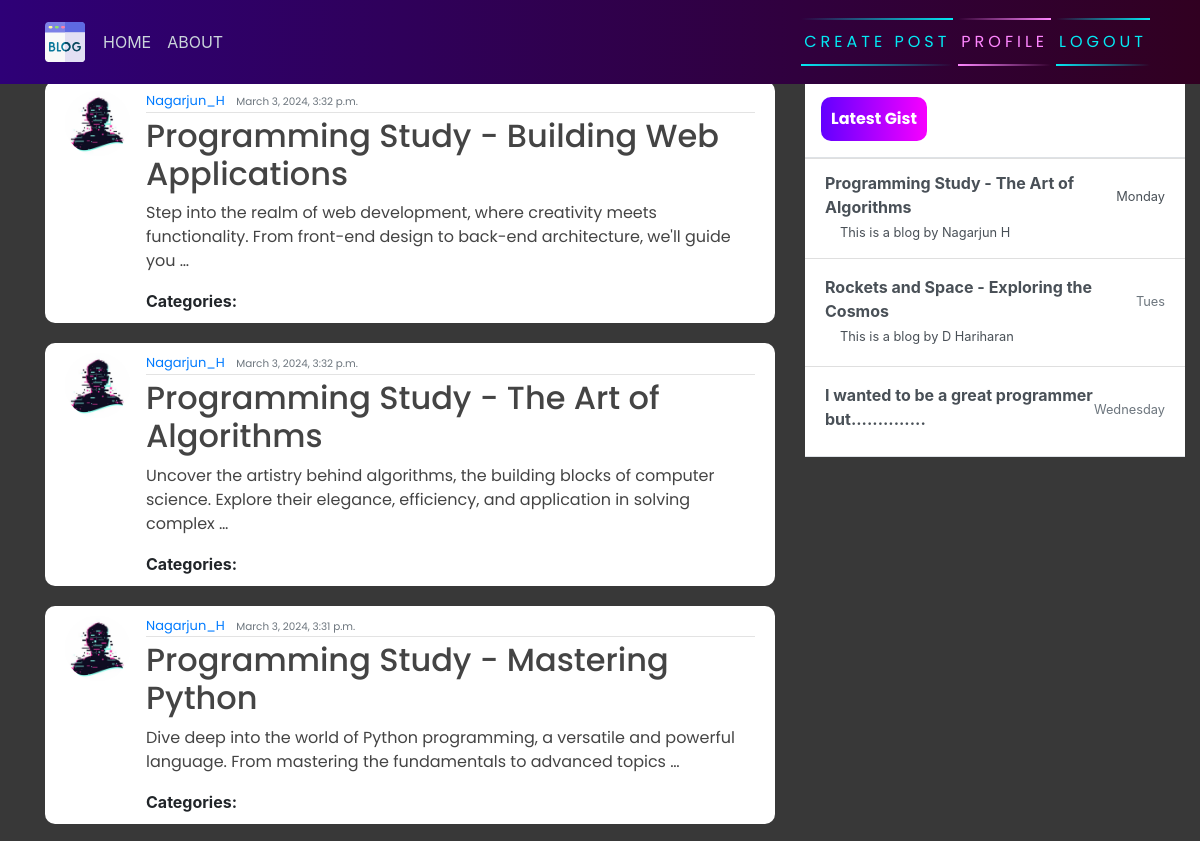
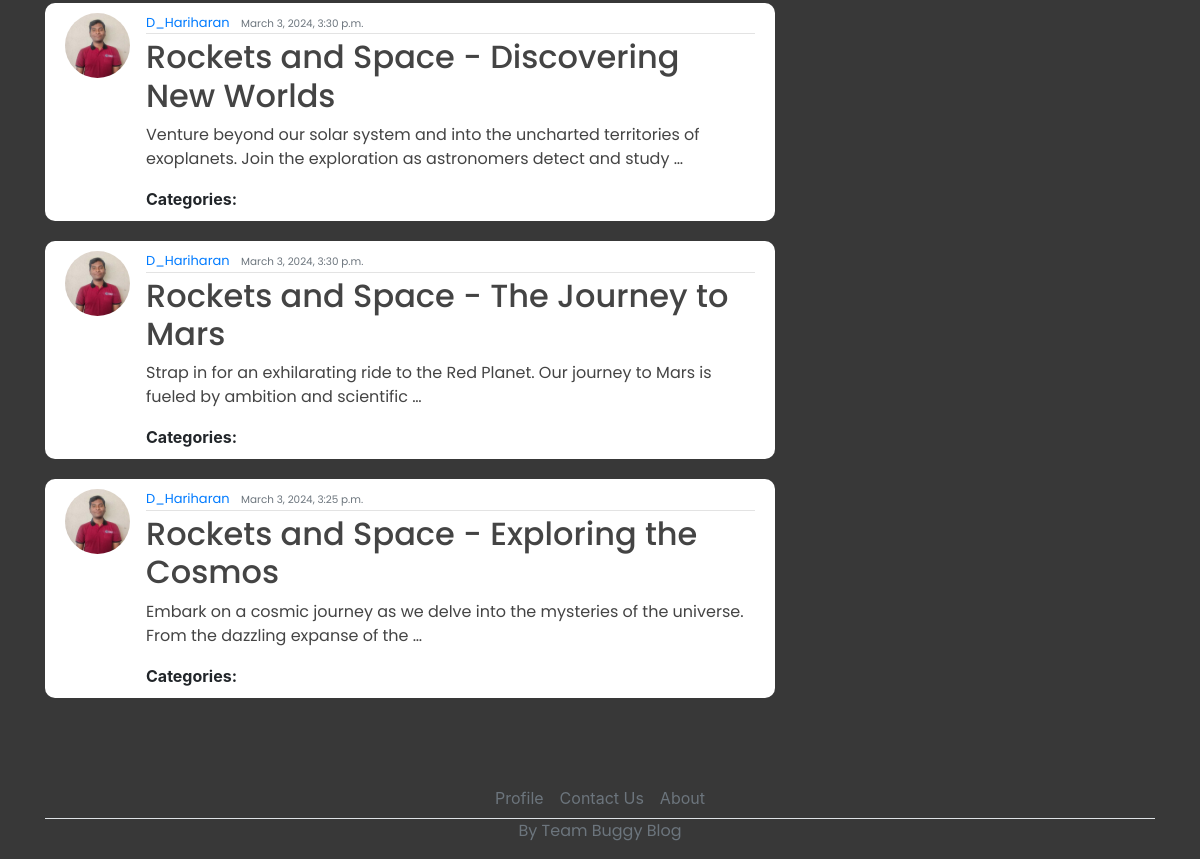
Page / (signed in) on the earlier database version (2 pictures, top to bottom).
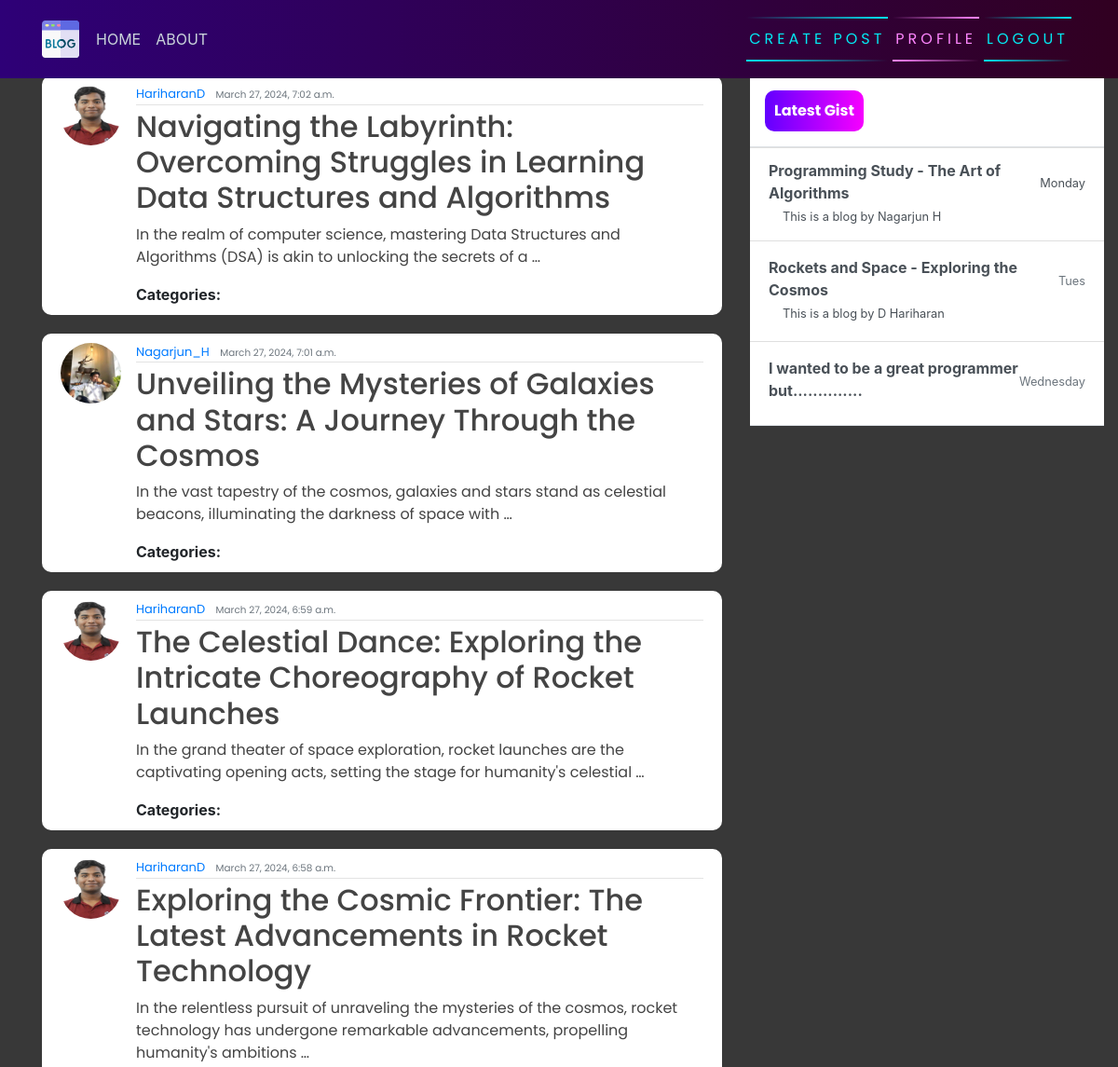
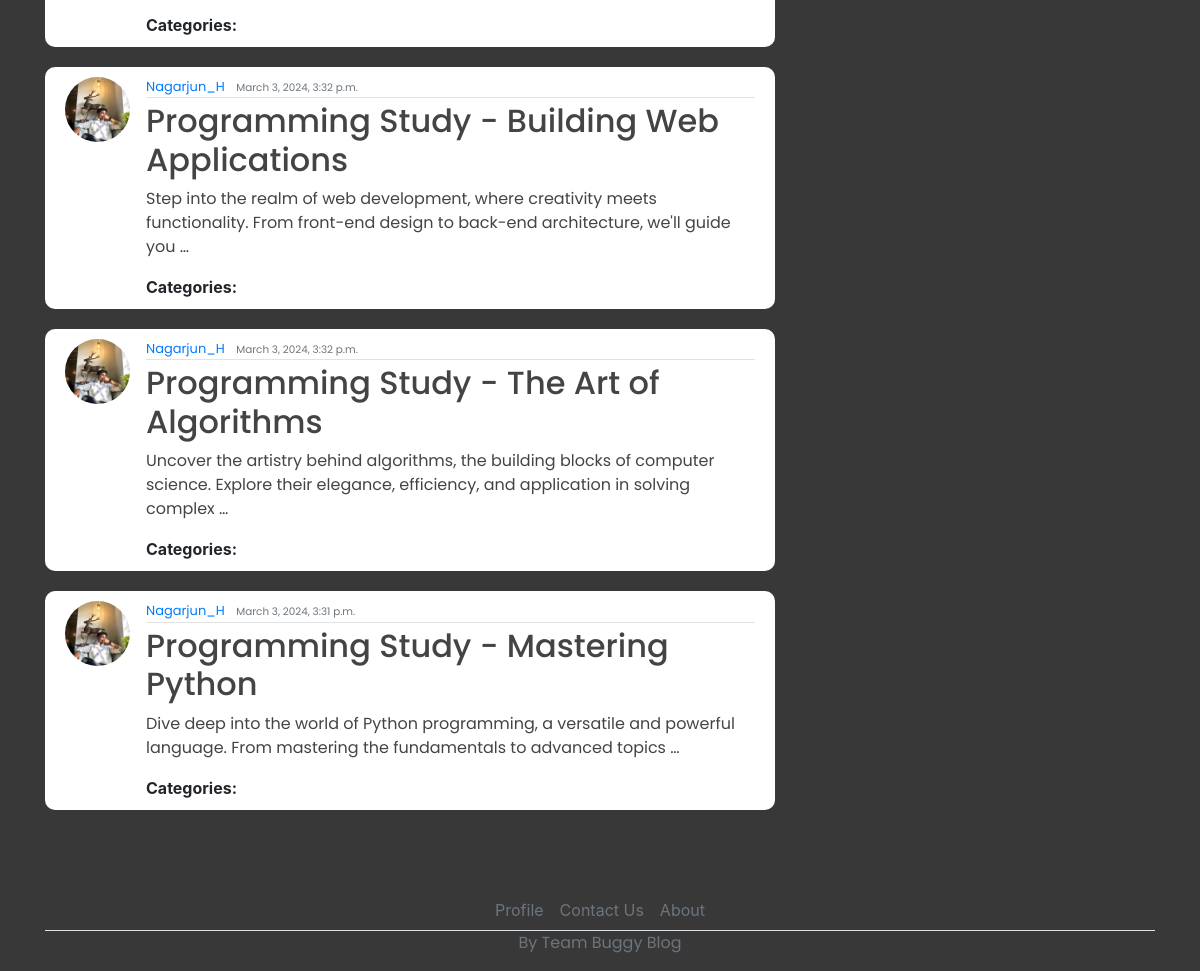
Same page on the later database version (2 pictures, top to bottom).
### blog/models.py (models this page shows, shortened)
class Post(models.Model):
    title = models.CharField(max_length=200)
    content = models.TextField()
    date_posted = models.DateTimeField(default=timezone.now)
    author = models.ForeignKey(User, on_delete=models.CASCADE)

### users/models.py (models this page shows, shortened)
class Profile(models.Model):
    user = models.OneToOneField(User, on_delete=models.CASCADE)
    image = models.ImageField(default='default.jpg', upload_to='profile_pics')

### blog/views.py (the view)
# urls.py: path('', PostListView.as_view(), name="blog-home"),
class PostListView(LoginRequiredMixin, ListView):
    model = Post
    template_name = 'blog/home.html'
    context_object_name = 'posts'
    ordering = ["-date_posted"]

### blog/templates/blog/home.html (shortened to what this page needs)
{% extends 'blog/base.html' %}
{% block content %}
    {% for post in posts %}
        <article class="media content-section">
            <img class="rounded-circle article-img" src="{{ post.author.profile.image.url }}" alt="">
            <div class="media-body">
                <div class="article-metadata">
                    <a class="mr-2" href="#">{{ post.author }}</a>
                    <small class="text-muted">{{ post.date_posted }}</small>
                </div>
                <h2><a class="article-title" href="{% url 'blog-detail' post.id %}">{{ post.title }}</a></h2>
                <p class="article-content">{{ post.content|truncatewords:20 }}</p>
                <div class="article-categories">
                    <strong>Categories:</strong>
                </div>
            </div>
            <br>
        </article>
    {% endfor %}
{% endblock content %}

### blog/templates/blog/base.html (shortened to what this page needs)
{% load static %}
<!DOCTYPE html>
<html>
<head>
    <link rel="stylesheet" href="https://maxcdn.bootstrapcdn.com/bootstrap/4.0.0/css/bootstrap.min.css">
    <link rel="stylesheet" href="{% static 'blog/main.css' %}">
</head>
<body>
    <header class="site-header">
      <nav class="navbar navbar-expand-md navbar-dark bg-steel fixed-top">
        <div class="container">
          <div class="collapse navbar-collapse" id="navbarToggle">
            <div class="navbar-nav mr-auto">
                {% if user.is_authenticated %}
              <a class="nav-item nav-link" href="{% url 'blog-home' %}">HOME</a>
              <a class="nav-item nav-link" href="{% url 'blog-about' %}">ABOUT</a>
            </div>
            <div class="navbar-nav">
                <a href="{% url 'blog-new' %}" id="auth-links">
                <span></span>
                <span></span>
                Create Post
            </a>
                <a href="{% url 'profile' %}" id="auth-links">
                <span></span>
                <span></span>
                Profile
            </a>
                <a href="{% url 'logout' %}" id="auth-links">
                <span></span>
                <span></span>
                Logout
            </a>
                {% endif %}
            </div>
          </div>
        </div>
      </nav>
    </header>
    <main role="main" class="container">
      <div class="row">
          <div class="col-md-8">
          </div>
        <div class="col-md-8">
           {% block content %}{% endblock %}
        </div>
        <div class="col-md-4">
          <div class="content-sectionw">
            <div class="d-flex flex-column align-items-stretch flex-shrink-0 bg-white" style="width: 380px;" style="padding-top: 120px;">
                <a id="list-group" style="text-decoration: none;" href="" class="d-flex align-items-center flex-shrink-0 p-3 link-dark text-decoration-none border-bottom">
                  <span class="fs-5 fw-semibold" id="gist-btn">Latest Gist</span>
                </a>
                <div class="list-group list-group-flush border-bottom scrollarea">
                  <a href="#" class="list-group-item list-group-item-action  lh-tight" aria-current="true">
                    <div class="d-flex w-100 align-items-center justify-content-between">
                      <strong class="mb-1">Programming Study - The Art of Algorithms
                    </strong>
                      <small>Monday</small>
                    </div>
                    <div class="col-10 mb-1 small">This is a blog by Nagarjun H</div>
                  </a>
                  <a href="#" class="list-group-item list-group-item-action py-3 lh-tight">
                    <div class="d-flex w-100 align-items-center justify-content-between">
                      <strong class="mb-1">Rockets and Space - Exploring the Cosmos</strong>
                      <small class="text-muted">Tues</small>
                    </div>
                    <div class="col-10 mb-1 small">This is a blog by D Hariharan</div>
                  </a>
                  <a href="#" class="list-group-item list-group-item-action py-3 lh-tight">
                    <div class="d-flex w-100 align-items-center justify-content-between">
                      <strong class="mb-1">I wanted to be a great programmer but..............</strong>
                      <small class="text-muted">Wednesday</small>
                    </div>
                    <div class="col-10 mb-1 small"></div>
                  </a>
                </div>
              </div>
          </div>
        </div>
      </div>
        <footer class="" >
          <ul class="nav justify-content-center border-bottom"  style="margin-top: 60px;">
            <li class="nav-item"><a href="#" class="nav-link px-2 text-muted">Profile</a></li>
            <li class="nav-item"><a href="#" class="nav-link px-2 text-muted">Contact Us</a></li>
            <li class="nav-item"><a href="#" class="nav-link px-2 text-muted">About</a></li>
          </ul>
          <p class="text-center text-muted">By Team Buggy Blog</p>
        </footer>
    </main>
</body>
</html>

### blog/static/blog/main.css (style rules this page uses)
body { background-color: rgb(56, 56, 56); margin-top: 5rem; background-size: contain; background-repeat: no-repeat; }
h1, h2, h3, h4, h5, h6, p { color: #444444; font-family: 'Poppins', sans-serif; }
ul { margin: 0; }
.bg-steel { background: linear-gradient(270deg, rgb(49, 0, 33) 0%, rgb(46, 0, 119) 100%); }
.site-header .navbar-nav .nav-link { color: #cbd5db; }
.content-section { background: #ffffff; padding: 10px 20px; border-radius: 10px; margin-bottom: 20px; }
.article-title { color: #444444; }
.article-content { white-space: pre-line; }
.article-img { height: 65px; width: 65px; margin-right: 16px; }
.article-metadata { font-family: 'Poppins', sans-serif; padding-bottom: 1px; margin-bottom: 4px; font-size: 13px; border-bottom: 1px solid #e3e3e3 }
svg { width: 50px; height: 50px; }
#auth-links { font-family: 'Poppins', sans-serif; position: relative; display: inline-block; padding: 12px 3px; margin: 10px 0; color: #03e9f4; text-decoration: none; text-transform: uppercase; transition: 0.5s; letter-spacing: 4px; overflow: hidden; margin-right: 5px; }
#auth-links:nth-child(2) { filter: hue-rotate(110deg); }
#auth-links span { position: absolute; display: block; }
#auth-links span:nth-child(1) { top: 0; left: 0; width: 100%; height: 2px; background: linear-gradient(90deg,transparent,#03e9f4); animation: animate1 1s linear infinite; }
#auth-links span:nth-child(3) { bottom: 0; right: 0; width: 100%; height: 2px; background: linear-gradient(270deg,transparent,#03e9f4); animation: animate3 1s linear infinite; animation-delay: 0.50s; }
#gist-btn { color: black; background: linear-gradient(270deg, rgb(247, 0, 255) 0%, rgb(98, 0, 255) 100%); padding: 10px; color: white; font-family: 'Poppins', sans-serif; font-weight: bold; border-radius: 10px; }

Differences in the rows shown:
removed Post: author.profile.image (picture), author "D_Hariharan", date_posted "March 3, 2024, 3:30 p.m.", title "Rockets and Space - Discovering New Worlds", content "Venture beyond our solar system and into the uncharted territories of exoplanets. Join the exploration as astronomers detect and study …"
removed Post: author.profile.image (picture), author "D_Hariharan", date_posted "March 3, 2024, 3:30 p.m.", title "Rockets and Space - The Journey to Mars", content "Strap in for an exhilarating ride to the Red Planet. Our journey to Mars is fueled by ambition and scientific …"
removed Post: author.profile.image (picture), author "D_Hariharan", date_posted "March 3, 2024, 3:25 p.m.", title "Rockets and Space - Exploring the Cosmos", content "Embark on a cosmic journey as we delve into the mysteries of the universe. From the dazzling expanse of the …"
added Post: author.profile.image (picture), author "HariharanD", date_posted "March 27, 2024, 7:02 a.m.", title "Navigating the Labyrinth: Overcoming Struggles in Learning Data Structures and Algorithms", content "In the realm of computer science, mastering Data Structures and Algorithms (DSA) is akin to unlocking the secrets of a …"
added Post: author.profile.image (picture), author "Nagarjun_H", date_posted "March 27, 2024, 7:01 a.m.", title "Unveiling the Mysteries of Galaxies and Stars: A Journey Through the Cosmos", content "In the vast tapestry of the cosmos, galaxies and stars stand as celestial beacons, illuminating the darkness of space with …"
added Post: author.profile.image (picture), author "HariharanD", date_posted "March 27, 2024, 6:59 a.m.", title "The Celestial Dance: Exploring the Intricate Choreography of Rocket Launches", content "In the grand theater of space exploration, rocket launches are the captivating opening acts, setting the stage for humanity's celestial …"
added Post: author.profile.image (picture), author "HariharanD", date_posted "March 27, 2024, 6:58 a.m.", title "Exploring the Cosmic Frontier: The Latest Advancements in Rocket Technology", content "In the relentless pursuit of unraveling the mysteries of the cosmos, rocket technology has undergone remarkable advancements, propelling humanity's ambitions …"
changed Post "Programming Study - Building Web Applications": author.profile.image: picture added in place of a placeholder
changed through a linked row, Post "Programming Study - The Art of Algorithms": author.profile.image: picture added in place of a placeholder
changed through a linked row, Post "Programming Study - Mastering Python": author.profile.image: picture added in place of a placeholder
